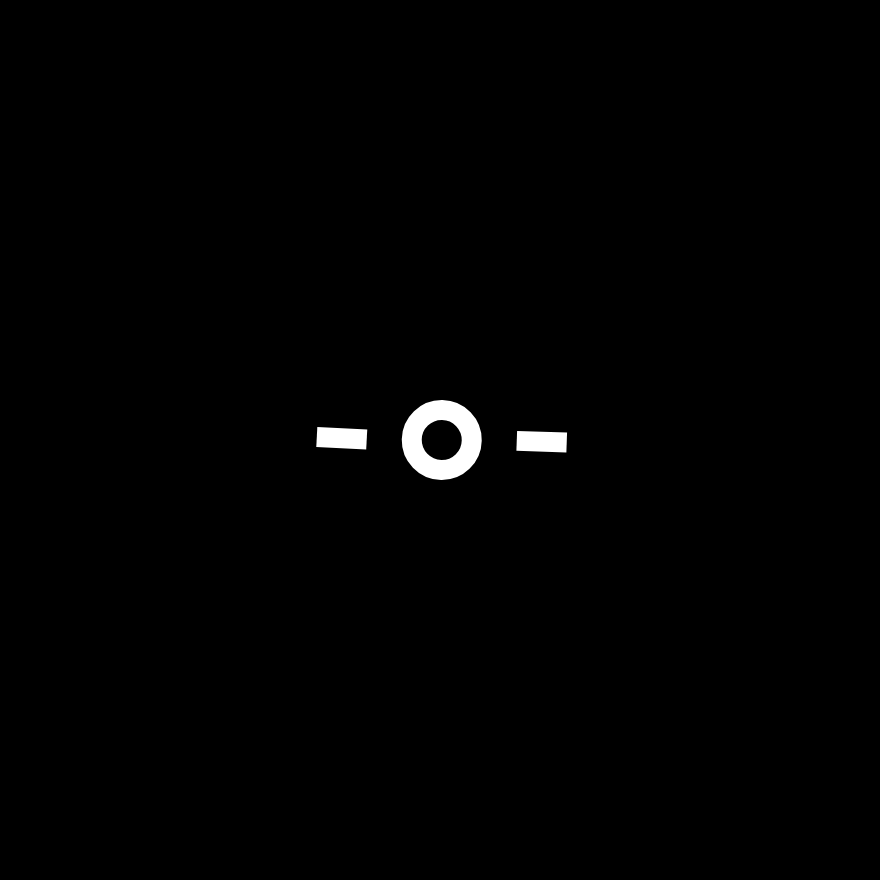
Frame 1 (no input)
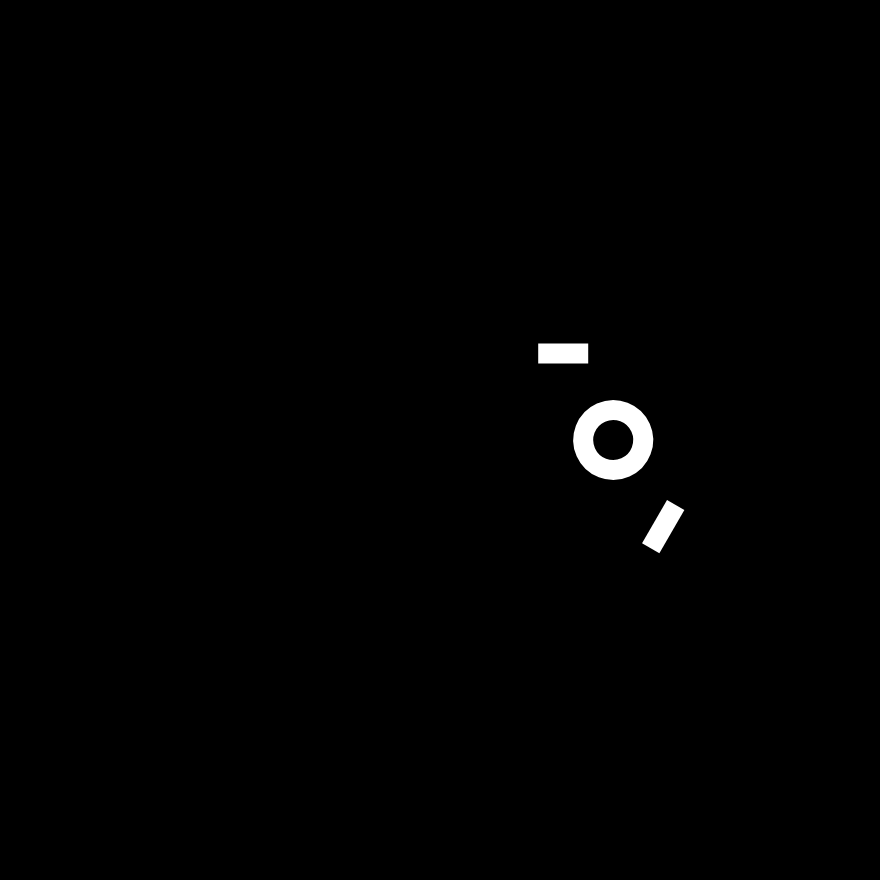
Frame 60 (no input)
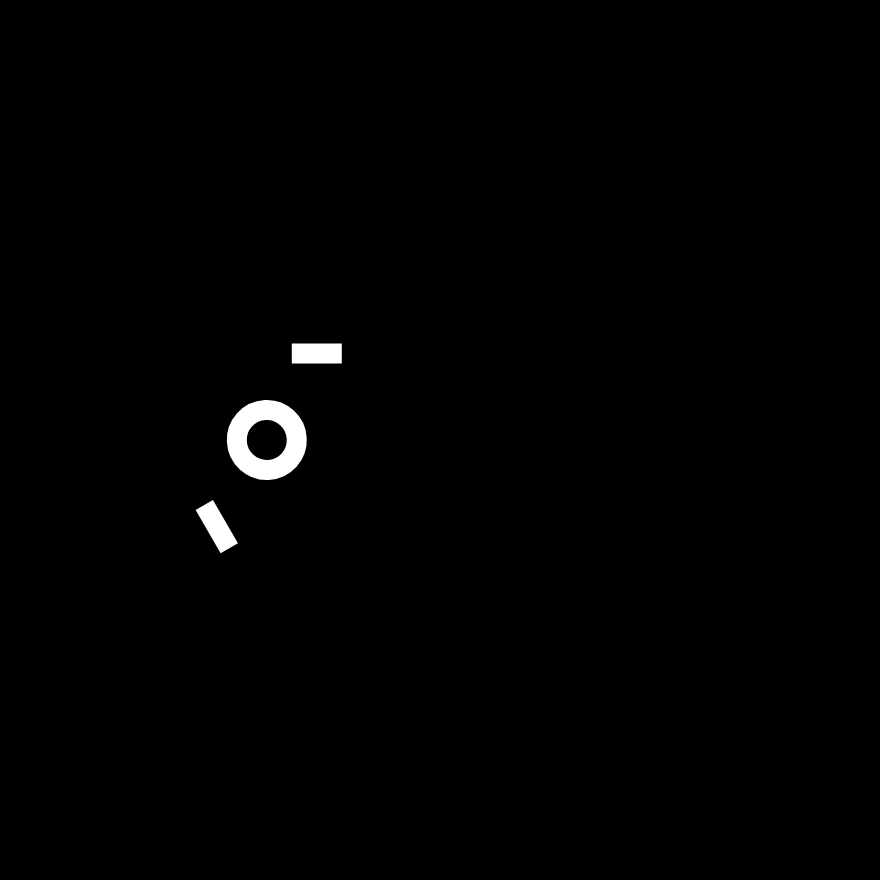
Frame 120 (the mouse pressed at the canvas centre since frame 60)

The p5.js sketch that drew these frames (run headless with seeded random() and noise() and a simulated clock; from frame 60 on, the mouse is pressed at the canvas centre):

// p5.js sketch
// ── sketch.js
// 2026-11-10

// Orbiting satellites with a tan() swing.
// The whole group shoots off one side and returns from the other;
// colors invert each time it passes through the center.
 
let isDark = true;
let prevWave = 0;
 
const swingAmount = 100; // how far the group swings left and right
const orbitRadius = 100; // satellite distance from the center
 
function setup() {
  createCanvas(880, 880);
  rectMode(CENTER);
}
 
function draw() {
  // ---- 1. Update state ----
  const wave = tan(radians(frameCount));
  if (prevWave < 0 && wave > 0) {
    // flip when passing through the center
    isDark = !isDark;
  }
  prevWave = wave;
 
  const bg = isDark ? 0 : 255;
  const fg = isDark ? 255 : 0;
 
  // ---- 2. Draw ----
  background(bg);
  noStroke();
  fill(fg);
 
  push();
  translate(width / 2 + wave * swingAmount, height / 2);
  rotate(radians(frameCount));
 
  // two satellites (i also sets spin speed: the second spins twice as fast)
  let x = orbitRadius;
  for (let i = 1; i <= 2; i++) {
    push();
    translate(x, 0);
    rotate(radians(frameCount * i));
    rect(0, 0, 50, 20);
    pop();
    x = -x;
  }
 
  // middle object
  push();
  rotate(radians(frameCount) / 10);
  noFill();
  stroke(fg);
  strokeWeight(20);
  if (isDark) {
    ellipse(0, 0, 60, 60);
  } else {
    rect(0, 0, 50, 50);
  }
  pop();
 
  pop();
}
